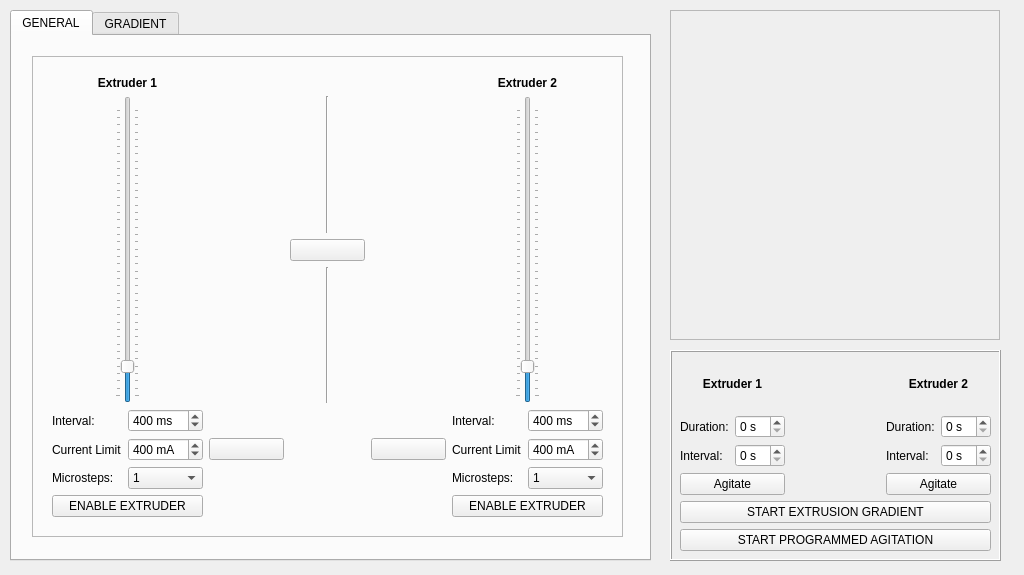
<?xml version="1.0" encoding="UTF-8"?>
<ui version="4.0">
 <class>MainWindow</class>
 <widget class="QMainWindow" name="MainWindow">
  <property name="enabled">
   <bool>true</bool>
  </property>
  <property name="geometry">
   <rect>
    <x>0</x>
    <y>0</y>
    <width>1024</width>
    <height>575</height>
   </rect>
  </property>
  <property name="windowTitle">
   <string>PME Gemini</string>
  </property>
  <property name="windowIcon">
   <iconset>
    <normaloff>../_images/logo_alt.ico</normaloff>../_images/logo_alt.ico</iconset>
  </property>
  <property name="documentMode">
   <bool>false</bool>
  </property>
  <widget class="QWidget" name="centralwidget">
   <widget class="QLabel" name="Image_Frame">
    <property name="geometry">
     <rect>
      <x>670</x>
      <y>10</y>
      <width>330</width>
      <height>330</height>
     </rect>
    </property>
    <property name="toolTip">
     <string/>
    </property>
    <property name="frameShape">
     <enum>QFrame::StyledPanel</enum>
    </property>
    <property name="frameShadow">
     <enum>QFrame::Sunken</enum>
    </property>
    <property name="lineWidth">
     <number>3</number>
    </property>
    <property name="text">
     <string/>
    </property>
    <property name="pixmap">
     <pixmap>../_images/Background.png</pixmap>
    </property>
    <property name="scaledContents">
     <bool>true</bool>
    </property>
   </widget>
   <widget class="QTabWidget" name="tabWidget">
    <property name="enabled">
     <bool>true</bool>
    </property>
    <property name="geometry">
     <rect>
      <x>10</x>
      <y>10</y>
      <width>641</width>
      <height>551</height>
     </rect>
    </property>
    <property name="currentIndex">
     <number>0</number>
    </property>
    <widget class="QWidget" name="Frame_tab">
     <attribute name="title">
      <string>GENERAL</string>
     </attribute>
     <widget class="QFrame" name="frame">
      <property name="geometry">
       <rect>
        <x>20</x>
        <y>20</y>
        <width>591</width>
        <height>481</height>
       </rect>
      </property>
      <property name="frameShape">
       <enum>QFrame::StyledPanel</enum>
      </property>
      <property name="frameShadow">
       <enum>QFrame::Raised</enum>
      </property>
      <widget class="QWidget" name="gridLayoutWidget">
       <property name="geometry">
        <rect>
         <x>20</x>
         <y>20</y>
         <width>551</width>
         <height>441</height>
        </rect>
       </property>
       <layout class="QGridLayout" name="gridLayout_3">
        <item row="0" column="4">
         <widget class="QLabel" name="ex2_label">
          <property name="text">
           <string>&lt;html&gt;&lt;head/&gt;&lt;body&gt;&lt;p align=&quot;center&quot;&gt;&lt;span style=&quot; font-weight:700;&quot;&gt;Extruder 2&lt;/span&gt;&lt;/p&gt;&lt;/body&gt;&lt;/html&gt;</string>
          </property>
         </widget>
        </item>
        <item row="1" column="4" alignment="Qt::AlignHCenter">
         <widget class="QSlider" name="ex2_verticalSlider">
          <property name="minimum">
           <number>10</number>
          </property>
          <property name="maximum">
           <number>4000</number>
          </property>
          <property name="singleStep">
           <number>1</number>
          </property>
          <property name="pageStep">
           <number>2</number>
          </property>
          <property name="value">
           <number>400</number>
          </property>
          <property name="sliderPosition">
           <number>400</number>
          </property>
          <property name="tracking">
           <bool>true</bool>
          </property>
          <property name="orientation">
           <enum>Qt::Vertical</enum>
          </property>
          <property name="tickPosition">
           <enum>QSlider::TicksBothSides</enum>
          </property>
          <property name="tickInterval">
           <number>100</number>
          </property>
         </widget>
        </item>
        <item row="4" column="3">
         <widget class="QPushButton" name="ex2Reverse_pushButton">
          <property name="toolTip">
           <string>Reverse rotation direction</string>
          </property>
          <property name="text">
           <string/>
          </property>
          <property name="icon">
           <iconset>
            <normaloff>../_images/Forward.png</normaloff>../_images/Forward.png</iconset>
          </property>
          <property name="iconSize">
           <size>
            <width>20</width>
            <height>20</height>
           </size>
          </property>
         </widget>
        </item>
        <item row="4" column="4">
         <layout class="QGridLayout" name="gridLayout_4">
          <item row="2" column="0">
           <widget class="QLabel" name="label_4">
            <property name="text">
             <string>Microsteps:</string>
            </property>
           </widget>
          </item>
          <item row="0" column="1">
           <widget class="QSpinBox" name="ex2General_spinBox">
            <property name="alignment">
             <set>Qt::AlignLeading|Qt::AlignLeft|Qt::AlignVCenter</set>
            </property>
            <property name="suffix">
             <string> ms</string>
            </property>
            <property name="minimum">
             <number>10</number>
            </property>
            <property name="maximum">
             <number>4000</number>
            </property>
            <property name="value">
             <number>400</number>
            </property>
           </widget>
          </item>
          <item row="0" column="0">
           <widget class="QLabel" name="label_3">
            <property name="text">
             <string>Interval:</string>
            </property>
           </widget>
          </item>
          <item row="2" column="1">
           <widget class="QComboBox" name="ex2General_comboBox">
            <property name="currentIndex">
             <number>0</number>
            </property>
            <property name="sizeAdjustPolicy">
             <enum>QComboBox::AdjustToContentsOnFirstShow</enum>
            </property>
            <item>
             <property name="text">
              <string>1</string>
             </property>
            </item>
            <item>
             <property name="text">
              <string>2</string>
             </property>
            </item>
            <item>
             <property name="text">
              <string>4</string>
             </property>
            </item>
            <item>
             <property name="text">
              <string>8</string>
             </property>
            </item>
            <item>
             <property name="text">
              <string>16</string>
             </property>
            </item>
            <item>
             <property name="text">
              <string>32</string>
             </property>
            </item>
            <item>
             <property name="text">
              <string>64</string>
             </property>
            </item>
            <item>
             <property name="text">
              <string>128</string>
             </property>
            </item>
            <item>
             <property name="text">
              <string>256</string>
             </property>
            </item>
           </widget>
          </item>
          <item row="1" column="0">
           <widget class="QLabel" name="label_23">
            <property name="text">
             <string>Current Limit</string>
            </property>
           </widget>
          </item>
          <item row="1" column="1">
           <widget class="QSpinBox" name="ex2Current_spinBox">
            <property name="suffix">
             <string> mA</string>
            </property>
            <property name="minimum">
             <number>100</number>
            </property>
            <property name="maximum">
             <number>1000</number>
            </property>
            <property name="singleStep">
             <number>100</number>
            </property>
            <property name="value">
             <number>400</number>
            </property>
           </widget>
          </item>
         </layout>
        </item>
        <item row="5" column="0">
         <widget class="QPushButton" name="ex1Enable_pushButton">
          <property name="toolTip">
           <string>Enable or disable motor driver</string>
          </property>
          <property name="text">
           <string>ENABLE EXTRUDER</string>
          </property>
         </widget>
        </item>
        <item row="5" column="4">
         <widget class="QPushButton" name="ex2Enable_pushButton">
          <property name="toolTip">
           <string>Enable or disable motor driver</string>
          </property>
          <property name="text">
           <string>ENABLE EXTRUDER</string>
          </property>
         </widget>
        </item>
        <item row="4" column="0">
         <layout class="QGridLayout" name="gridLayout_2">
          <item row="0" column="0">
           <widget class="QLabel" name="label">
            <property name="text">
             <string>Interval:</string>
            </property>
           </widget>
          </item>
          <item row="0" column="1">
           <widget class="QSpinBox" name="ex1General_spinBox">
            <property name="alignment">
             <set>Qt::AlignLeading|Qt::AlignLeft|Qt::AlignVCenter</set>
            </property>
            <property name="suffix">
             <string> ms</string>
            </property>
            <property name="minimum">
             <number>10</number>
            </property>
            <property name="maximum">
             <number>4000</number>
            </property>
            <property name="value">
             <number>400</number>
            </property>
           </widget>
          </item>
          <item row="2" column="0">
           <widget class="QLabel" name="label_2">
            <property name="text">
             <string>Microsteps:</string>
            </property>
           </widget>
          </item>
          <item row="2" column="1">
           <widget class="QComboBox" name="ex1General_comboBox">
            <property name="currentIndex">
             <number>0</number>
            </property>
            <item>
             <property name="text">
              <string>1</string>
             </property>
            </item>
            <item>
             <property name="text">
              <string>2</string>
             </property>
            </item>
            <item>
             <property name="text">
              <string>4</string>
             </property>
            </item>
            <item>
             <property name="text">
              <string>8</string>
             </property>
            </item>
            <item>
             <property name="text">
              <string>16</string>
             </property>
            </item>
            <item>
             <property name="text">
              <string>32</string>
             </property>
            </item>
            <item>
             <property name="text">
              <string>64</string>
             </property>
            </item>
            <item>
             <property name="text">
              <string>128</string>
             </property>
            </item>
            <item>
             <property name="text">
              <string>256</string>
             </property>
            </item>
           </widget>
          </item>
          <item row="1" column="0">
           <widget class="QLabel" name="label_22">
            <property name="text">
             <string>Current Limit</string>
            </property>
           </widget>
          </item>
          <item row="1" column="1">
           <widget class="QSpinBox" name="ex1Current_spinBox">
            <property name="suffix">
             <string> mA</string>
            </property>
            <property name="minimum">
             <number>100</number>
            </property>
            <property name="maximum">
             <number>1000</number>
            </property>
            <property name="singleStep">
             <number>100</number>
            </property>
            <property name="value">
             <number>400</number>
            </property>
           </widget>
          </item>
         </layout>
        </item>
        <item row="0" column="0">
         <widget class="QLabel" name="ex1_label">
          <property name="text">
           <string>&lt;html&gt;&lt;head/&gt;&lt;body&gt;&lt;p align=&quot;center&quot;&gt;&lt;span style=&quot; font-weight:700;&quot;&gt;Extruder 1&lt;/span&gt;&lt;/p&gt;&lt;/body&gt;&lt;/html&gt;</string>
          </property>
         </widget>
        </item>
        <item row="1" column="0" alignment="Qt::AlignHCenter">
         <widget class="QSlider" name="ex1_verticalSlider">
          <property name="minimum">
           <number>10</number>
          </property>
          <property name="maximum">
           <number>4000</number>
          </property>
          <property name="singleStep">
           <number>1</number>
          </property>
          <property name="pageStep">
           <number>2</number>
          </property>
          <property name="value">
           <number>400</number>
          </property>
          <property name="sliderPosition">
           <number>400</number>
          </property>
          <property name="tracking">
           <bool>true</bool>
          </property>
          <property name="orientation">
           <enum>Qt::Vertical</enum>
          </property>
          <property name="tickPosition">
           <enum>QSlider::TicksBothSides</enum>
          </property>
          <property name="tickInterval">
           <number>100</number>
          </property>
         </widget>
        </item>
        <item row="4" column="1">
         <widget class="QPushButton" name="ex1Reverse_pushButton">
          <property name="toolTip">
           <string>Reverse rotation direction</string>
          </property>
          <property name="text">
           <string/>
          </property>
          <property name="icon">
           <iconset>
            <normaloff>../_images/Forward.png</normaloff>../_images/Forward.png</iconset>
          </property>
          <property name="iconSize">
           <size>
            <width>20</width>
            <height>20</height>
           </size>
          </property>
         </widget>
        </item>
        <item row="1" column="2">
         <layout class="QVBoxLayout" name="verticalLayout_2">
          <item alignment="Qt::AlignHCenter">
           <widget class="Line" name="line_2">
            <property name="orientation">
             <enum>Qt::Vertical</enum>
            </property>
           </widget>
          </item>
          <item>
           <widget class="QPushButton" name="link_pushButton">
            <property name="toolTip">
             <string>Sync or desync motor controls</string>
            </property>
            <property name="text">
             <string/>
            </property>
            <property name="icon">
             <iconset>
              <normaloff>../_images/Link.png</normaloff>../_images/Link.png</iconset>
            </property>
            <property name="iconSize">
             <size>
              <width>30</width>
              <height>30</height>
             </size>
            </property>
            <property name="checkable">
             <bool>false</bool>
            </property>
           </widget>
          </item>
          <item alignment="Qt::AlignHCenter">
           <widget class="Line" name="line">
            <property name="orientation">
             <enum>Qt::Vertical</enum>
            </property>
           </widget>
          </item>
         </layout>
        </item>
       </layout>
      </widget>
     </widget>
    </widget>
    <widget class="QWidget" name="Imaging_tab">
     <attribute name="title">
      <string>GRADIENT</string>
     </attribute>
     <widget class="QFrame" name="frame_3">
      <property name="geometry">
       <rect>
        <x>20</x>
        <y>20</y>
        <width>591</width>
        <height>481</height>
       </rect>
      </property>
      <property name="frameShape">
       <enum>QFrame::StyledPanel</enum>
      </property>
      <property name="frameShadow">
       <enum>QFrame::Raised</enum>
      </property>
      <widget class="QWidget" name="gridLayoutWidget_4">
       <property name="geometry">
        <rect>
         <x>20</x>
         <y>230</y>
         <width>551</width>
         <height>231</height>
        </rect>
       </property>
       <layout class="QGridLayout" name="gridLayout_5">
        <item row="1" column="0">
         <layout class="QGridLayout" name="gridLayout_6">
          <item row="3" column="1">
           <widget class="QSpinBox" name="ex1Duration_spinBox">
            <property name="suffix">
             <string> s</string>
            </property>
           </widget>
          </item>
          <item row="1" column="1">
           <widget class="QSpinBox" name="ex1Initial_spinBox">
            <property name="suffix">
             <string> ms</string>
            </property>
           </widget>
          </item>
          <item row="2" column="1">
           <widget class="QSpinBox" name="ex1Final_spinBox">
            <property name="suffix">
             <string> ms</string>
            </property>
           </widget>
          </item>
          <item row="0" column="1">
           <widget class="QLCDNumber" name="ex1_lcdNumber">
            <property name="enabled">
             <bool>true</bool>
            </property>
            <property name="segmentStyle">
             <enum>QLCDNumber::Filled</enum>
            </property>
           </widget>
          </item>
          <item row="0" column="0">
           <widget class="QLabel" name="label_14">
            <property name="text">
             <string>Current Interval</string>
            </property>
           </widget>
          </item>
          <item row="2" column="0">
           <widget class="QLabel" name="label_8">
            <property name="text">
             <string>Final Interval</string>
            </property>
           </widget>
          </item>
          <item row="3" column="0">
           <widget class="QLabel" name="label_9">
            <property name="text">
             <string>Print Duration</string>
            </property>
           </widget>
          </item>
          <item row="1" column="0">
           <widget class="QLabel" name="label_7">
            <property name="text">
             <string>Initial Interval</string>
            </property>
           </widget>
          </item>
         </layout>
        </item>
        <item row="1" column="1" alignment="Qt::AlignHCenter">
         <widget class="Line" name="line_3">
          <property name="orientation">
           <enum>Qt::Vertical</enum>
          </property>
         </widget>
        </item>
        <item row="1" column="2">
         <layout class="QGridLayout" name="gridLayout_7">
          <item row="1" column="0">
           <widget class="QLabel" name="label_11">
            <property name="text">
             <string>Initial Interval</string>
            </property>
           </widget>
          </item>
          <item row="2" column="0">
           <widget class="QLabel" name="label_12">
            <property name="text">
             <string>Final Interval</string>
            </property>
           </widget>
          </item>
          <item row="1" column="1">
           <widget class="QSpinBox" name="ex2Initial_spinBox">
            <property name="suffix">
             <string> ms</string>
            </property>
           </widget>
          </item>
          <item row="2" column="1">
           <widget class="QSpinBox" name="ex2Final_spinBox">
            <property name="suffix">
             <string> ms</string>
            </property>
           </widget>
          </item>
          <item row="3" column="1">
           <widget class="QSpinBox" name="ex2Duration_spinBox">
            <property name="suffix">
             <string> s</string>
            </property>
           </widget>
          </item>
          <item row="3" column="0">
           <widget class="QLabel" name="label_13">
            <property name="text">
             <string>Print Duration</string>
            </property>
           </widget>
          </item>
          <item row="0" column="1">
           <widget class="QLCDNumber" name="ex2_lcdNumber">
            <property name="enabled">
             <bool>true</bool>
            </property>
           </widget>
          </item>
          <item row="0" column="0">
           <widget class="QLabel" name="label_10">
            <property name="text">
             <string>Current Interval</string>
            </property>
           </widget>
          </item>
         </layout>
        </item>
        <item row="0" column="1">
         <spacer name="horizontalSpacer">
          <property name="orientation">
           <enum>Qt::Horizontal</enum>
          </property>
          <property name="sizeHint" stdset="0">
           <size>
            <width>40</width>
            <height>20</height>
           </size>
          </property>
         </spacer>
        </item>
        <item row="0" column="2">
         <widget class="QLabel" name="label_6">
          <property name="text">
           <string>&lt;html&gt;&lt;head/&gt;&lt;body&gt;&lt;p align=&quot;center&quot;&gt;&lt;span style=&quot; font-weight:700;&quot;&gt;Extruder 2&lt;/span&gt;&lt;/p&gt;&lt;/body&gt;&lt;/html&gt;</string>
          </property>
         </widget>
        </item>
        <item row="0" column="0">
         <widget class="QLabel" name="label_5">
          <property name="text">
           <string>&lt;html&gt;&lt;head/&gt;&lt;body&gt;&lt;p align=&quot;center&quot;&gt;&lt;span style=&quot; font-weight:700;&quot;&gt;Extruder 1&lt;/span&gt;&lt;/p&gt;&lt;/body&gt;&lt;/html&gt;</string>
          </property>
         </widget>
        </item>
       </layout>
      </widget>
      <widget class="QLabel" name="label_21">
       <property name="geometry">
        <rect>
         <x>140</x>
         <y>10</y>
         <width>320</width>
         <height>240</height>
        </rect>
       </property>
       <property name="text">
        <string/>
       </property>
       <property name="pixmap">
        <pixmap>../_images/Feedscrew_Receptacle.png</pixmap>
       </property>
       <property name="scaledContents">
        <bool>true</bool>
       </property>
      </widget>
     </widget>
    </widget>
   </widget>
   <widget class="QFrame" name="frame_2">
    <property name="geometry">
     <rect>
      <x>670</x>
      <y>350</y>
      <width>331</width>
      <height>211</height>
     </rect>
    </property>
    <property name="frameShape">
     <enum>QFrame::Box</enum>
    </property>
    <property name="frameShadow">
     <enum>QFrame::Raised</enum>
    </property>
    <widget class="QWidget" name="verticalLayoutWidget_3">
     <property name="geometry">
      <rect>
       <x>10</x>
       <y>10</y>
       <width>311</width>
       <height>191</height>
      </rect>
     </property>
     <layout class="QVBoxLayout" name="verticalLayout_3">
      <item>
       <layout class="QGridLayout" name="gridLayout_8">
        <item row="0" column="1">
         <spacer name="horizontalSpacer_2">
          <property name="orientation">
           <enum>Qt::Horizontal</enum>
          </property>
          <property name="sizeHint" stdset="0">
           <size>
            <width>40</width>
            <height>20</height>
           </size>
          </property>
         </spacer>
        </item>
        <item row="1" column="3">
         <layout class="QVBoxLayout" name="verticalLayout_5">
          <item>
           <layout class="QHBoxLayout" name="horizontalLayout_3">
            <item>
             <widget class="QLabel" name="label_18">
              <property name="text">
               <string>Duration:</string>
              </property>
             </widget>
            </item>
            <item>
             <widget class="QSpinBox" name="ex2AgitateDuration_spinBox">
              <property name="suffix">
               <string> s</string>
              </property>
             </widget>
            </item>
           </layout>
          </item>
          <item>
           <layout class="QHBoxLayout" name="horizontalLayout_5">
            <item>
             <widget class="QLabel" name="label_20">
              <property name="text">
               <string>Interval:</string>
              </property>
             </widget>
            </item>
            <item>
             <widget class="QSpinBox" name="ex2AgitateInterval_spinBox">
              <property name="suffix">
               <string> s</string>
              </property>
             </widget>
            </item>
           </layout>
          </item>
          <item>
           <widget class="QPushButton" name="ex2Agitate_pushButton">
            <property name="text">
             <string>Agitate</string>
            </property>
           </widget>
          </item>
         </layout>
        </item>
        <item row="0" column="0">
         <widget class="QLabel" name="label_15">
          <property name="text">
           <string>&lt;html&gt;&lt;head/&gt;&lt;body&gt;&lt;p align=&quot;center&quot;&gt;&lt;span style=&quot; font-weight:700;&quot;&gt;Extruder 1&lt;/span&gt;&lt;/p&gt;&lt;/body&gt;&lt;/html&gt;</string>
          </property>
         </widget>
        </item>
        <item row="1" column="0">
         <layout class="QVBoxLayout" name="verticalLayout_4">
          <item>
           <layout class="QHBoxLayout" name="horizontalLayout_2">
            <item>
             <widget class="QLabel" name="label_17">
              <property name="text">
               <string>Duration:</string>
              </property>
             </widget>
            </item>
            <item>
             <widget class="QSpinBox" name="ex1AgitateDuration_spinBox">
              <property name="suffix">
               <string> s</string>
              </property>
             </widget>
            </item>
           </layout>
          </item>
          <item>
           <layout class="QHBoxLayout" name="horizontalLayout_4">
            <item>
             <widget class="QLabel" name="label_19">
              <property name="text">
               <string>Interval:</string>
              </property>
             </widget>
            </item>
            <item>
             <widget class="QSpinBox" name="ex1AgitateInterval_spinBox">
              <property name="suffix">
               <string> s</string>
              </property>
             </widget>
            </item>
           </layout>
          </item>
          <item>
           <widget class="QPushButton" name="ex1Agitate_pushButton">
            <property name="text">
             <string>Agitate</string>
            </property>
           </widget>
          </item>
         </layout>
        </item>
        <item row="0" column="3">
         <widget class="QLabel" name="label_16">
          <property name="text">
           <string>&lt;html&gt;&lt;head/&gt;&lt;body&gt;&lt;p align=&quot;center&quot;&gt;&lt;span style=&quot; font-weight:700;&quot;&gt;Extruder 2&lt;/span&gt;&lt;/p&gt;&lt;/body&gt;&lt;/html&gt;</string>
          </property>
         </widget>
        </item>
       </layout>
      </item>
      <item>
       <widget class="QPushButton" name="startGradient_pushButton">
        <property name="enabled">
         <bool>true</bool>
        </property>
        <property name="toolTip">
         <string/>
        </property>
        <property name="text">
         <string>START EXTRUSION GRADIENT</string>
        </property>
       </widget>
      </item>
      <item>
       <widget class="QPushButton" name="startAgitation_pushButton">
        <property name="text">
         <string>START PROGRAMMED AGITATION</string>
        </property>
       </widget>
      </item>
     </layout>
    </widget>
   </widget>
  </widget>
  <action name="actionOpen_Directory">
   <property name="enabled">
    <bool>false</bool>
   </property>
   <property name="text">
    <string>Open Directory</string>
   </property>
  </action>
  <action name="actionExit">
   <property name="text">
    <string>Exit</string>
   </property>
  </action>
  <action name="actionCreate_Timelapse">
   <property name="text">
    <string>Create Timelapse</string>
   </property>
  </action>
 </widget>
 <resources/>
 <connections/>
</ui>
